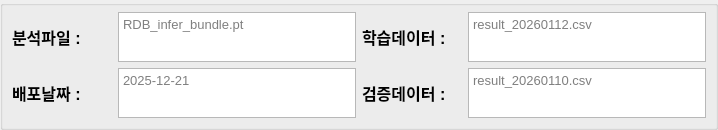
                     <widget class="QGroupBox" name="groupBox_9">
                      <property name="sizePolicy">
                       <sizepolicy hsizetype="Expanding" vsizetype="Expanding">
                        <horstretch>0</horstretch>
                        <verstretch>0</verstretch>
                       </sizepolicy>
                      </property>
                      <property name="minimumSize">
                       <size>
                        <width>0</width>
                        <height>0</height>
                       </size>
                      </property>
                      <property name="styleSheet">
                       <string notr="true">margin : 0px;
padding : 0px</string>
                      </property>
                      <property name="title">
                       <string/>
                      </property>
                      <layout class="QGridLayout" name="gridLayout_32">
                       <item row="0" column="0">
                        <widget class="QLabel" name="label_17">
                         <property name="sizePolicy">
                          <sizepolicy hsizetype="Expanding" vsizetype="Expanding">
                           <horstretch>2</horstretch>
                           <verstretch>0</verstretch>
                          </sizepolicy>
                         </property>
                         <property name="minimumSize">
                          <size>
                           <width>80</width>
                           <height>30</height>
                          </size>
                         </property>
                         <property name="maximumSize">
                          <size>
                           <width>100</width>
                           <height>50</height>
                          </size>
                         </property>
                         <property name="font">
                          <font>
                           <family>Segoe UI</family>
                           <pointsize>12</pointsize>
                           <weight>75</weight>
                           <bold>true</bold>
                          </font>
                         </property>
                         <property name="styleSheet">
                          <string notr="true"/>
                         </property>
                         <property name="text">
                          <string>분석파일 :</string>
                         </property>
                        </widget>
                       </item>
                       <item row="0" column="1">
                        <widget class="QTextBrowser" name="textBrowser_model_2">
                         <property name="sizePolicy">
                          <sizepolicy hsizetype="Expanding" vsizetype="Expanding">
                           <horstretch>3</horstretch>
                           <verstretch>0</verstretch>
                          </sizepolicy>
                         </property>
                         <property name="minimumSize">
                          <size>
                           <width>100</width>
                           <height>30</height>
                          </size>
                         </property>
                         <property name="maximumSize">
                          <size>
                           <width>16777215</width>
                           <height>50</height>
                          </size>
                         </property>
                         <property name="font">
                          <font>
                           <family>Segoe UI</family>
                           <pointsize>10</pointsize>
                          </font>
                         </property>
                         <property name="styleSheet">
                          <string notr="true">padding-top : px;
</string>
                         </property>
                         <property name="placeholderText">
                          <string>RDB_infer_bundle.pt</string>
                         </property>
                        </widget>
                       </item>
                       <item row="0" column="2">
                        <widget class="QLabel" name="label_48">
                         <property name="sizePolicy">
                          <sizepolicy hsizetype="Expanding" vsizetype="Expanding">
                           <horstretch>2</horstretch>
                           <verstretch>0</verstretch>
                          </sizepolicy>
                         </property>
                         <property name="minimumSize">
                          <size>
                           <width>80</width>
                           <height>30</height>
                          </size>
                         </property>
                         <property name="maximumSize">
                          <size>
                           <width>100</width>
                           <height>50</height>
                          </size>
                         </property>
                         <property name="font">
                          <font>
                           <family>Segoe UI</family>
                           <pointsize>12</pointsize>
                           <weight>75</weight>
                           <bold>true</bold>
                          </font>
                         </property>
                         <property name="styleSheet">
                          <string notr="true"/>
                         </property>
                         <property name="text">
                          <string>학습데이터 :</string>
                         </property>
                        </widget>
                       </item>
                       <item row="0" column="3">
                        <widget class="QTextBrowser" name="textBrowser_traindata_2">
                         <property name="sizePolicy">
                          <sizepolicy hsizetype="Expanding" vsizetype="Expanding">
                           <horstretch>3</horstretch>
                           <verstretch>0</verstretch>
                          </sizepolicy>
                         </property>
                         <property name="minimumSize">
                          <size>
                           <width>100</width>
                           <height>30</height>
                          </size>
                         </property>
                         <property name="maximumSize">
                          <size>
                           <width>16777215</width>
                           <height>50</height>
                          </size>
                         </property>
                         <property name="font">
                          <font>
                           <family>Segoe UI</family>
                           <pointsize>10</pointsize>
                          </font>
                         </property>
                         <property name="styleSheet">
                          <string notr="true">padding-top : px;
</string>
                         </property>
                         <property name="placeholderText">
                          <string>result_20260112.csv</string>
                         </property>
                        </widget>
                       </item>
                       <item row="1" column="0">
                        <widget class="QLabel" name="label_49">
                         <property name="sizePolicy">
                          <sizepolicy hsizetype="Expanding" vsizetype="Expanding">
                           <horstretch>2</horstretch>
                           <verstretch>0</verstretch>
                          </sizepolicy>
                         </property>
                         <property name="minimumSize">
                          <size>
                           <width>80</width>
                           <height>30</height>
                          </size>
                         </property>
                         <property name="maximumSize">
                          <size>
                           <width>100</width>
                           <height>50</height>
                          </size>
                         </property>
                         <property name="font">
                          <font>
                           <family>Segoe UI</family>
                           <pointsize>12</pointsize>
                           <weight>75</weight>
                           <bold>true</bold>
                          </font>
                         </property>
                         <property name="styleSheet">
                          <string notr="true"/>
                         </property>
                         <property name="text">
                          <string>배포날짜 :</string>
                         </property>
                        </widget>
                       </item>
                       <item row="1" column="1">
                        <widget class="QTextBrowser" name="textBrowser_detail_2">
                         <property name="sizePolicy">
                          <sizepolicy hsizetype="Expanding" vsizetype="Expanding">
                           <horstretch>3</horstretch>
                           <verstretch>0</verstretch>
                          </sizepolicy>
                         </property>
                         <property name="minimumSize">
                          <size>
                           <width>100</width>
                           <height>30</height>
                          </size>
                         </property>
                         <property name="maximumSize">
                          <size>
                           <width>16777215</width>
                           <height>50</height>
                          </size>
                         </property>
                         <property name="font">
                          <font>
                           <family>Segoe UI</family>
                           <pointsize>10</pointsize>
                          </font>
                         </property>
                         <property name="styleSheet">
                          <string notr="true">padding-top : px;
</string>
                         </property>
                         <property name="placeholderText">
                          <string>2025-12-21</string>
                         </property>
                        </widget>
                       </item>
                       <item row="1" column="2">
                        <widget class="QLabel" name="label_50">
                         <property name="sizePolicy">
                          <sizepolicy hsizetype="Expanding" vsizetype="Expanding">
                           <horstretch>2</horstretch>
                           <verstretch>0</verstretch>
                          </sizepolicy>
                         </property>
                         <property name="minimumSize">
                          <size>
                           <width>80</width>
                           <height>30</height>
                          </size>
                         </property>
                         <property name="maximumSize">
                          <size>
                           <width>100</width>
                           <height>50</height>
                          </size>
                         </property>
                         <property name="font">
                          <font>
                           <family>Segoe UI</family>
                           <pointsize>12</pointsize>
                           <weight>75</weight>
                           <bold>true</bold>
                          </font>
                         </property>
                         <property name="styleSheet">
                          <string notr="true"/>
                         </property>
                         <property name="text">
                          <string>검증데이터 :</string>
                         </property>
                        </widget>
                       </item>
                       <item row="1" column="3">
                        <widget class="QTextBrowser" name="textBrowser_validdata_2">
                         <property name="sizePolicy">
                          <sizepolicy hsizetype="Expanding" vsizetype="Expanding">
                           <horstretch>3</horstretch>
                           <verstretch>0</verstretch>
                          </sizepolicy>
                         </property>
                         <property name="minimumSize">
                          <size>
                           <width>100</width>
                           <height>30</height>
                          </size>
                         </property>
                         <property name="maximumSize">
                          <size>
                           <width>16777215</width>
                           <height>50</height>
                          </size>
                         </property>
                         <property name="font">
                          <font>
                           <family>Segoe UI</family>
                           <pointsize>10</pointsize>
                          </font>
                         </property>
                         <property name="styleSheet">
                          <string notr="true">padding-top : px;
</string>
                         </property>
                         <property name="placeholderText">
                          <string>result_20260110.csv</string>
                         </property>
                        </widget>
                       </item>
                      </layout>
                     </widget>
